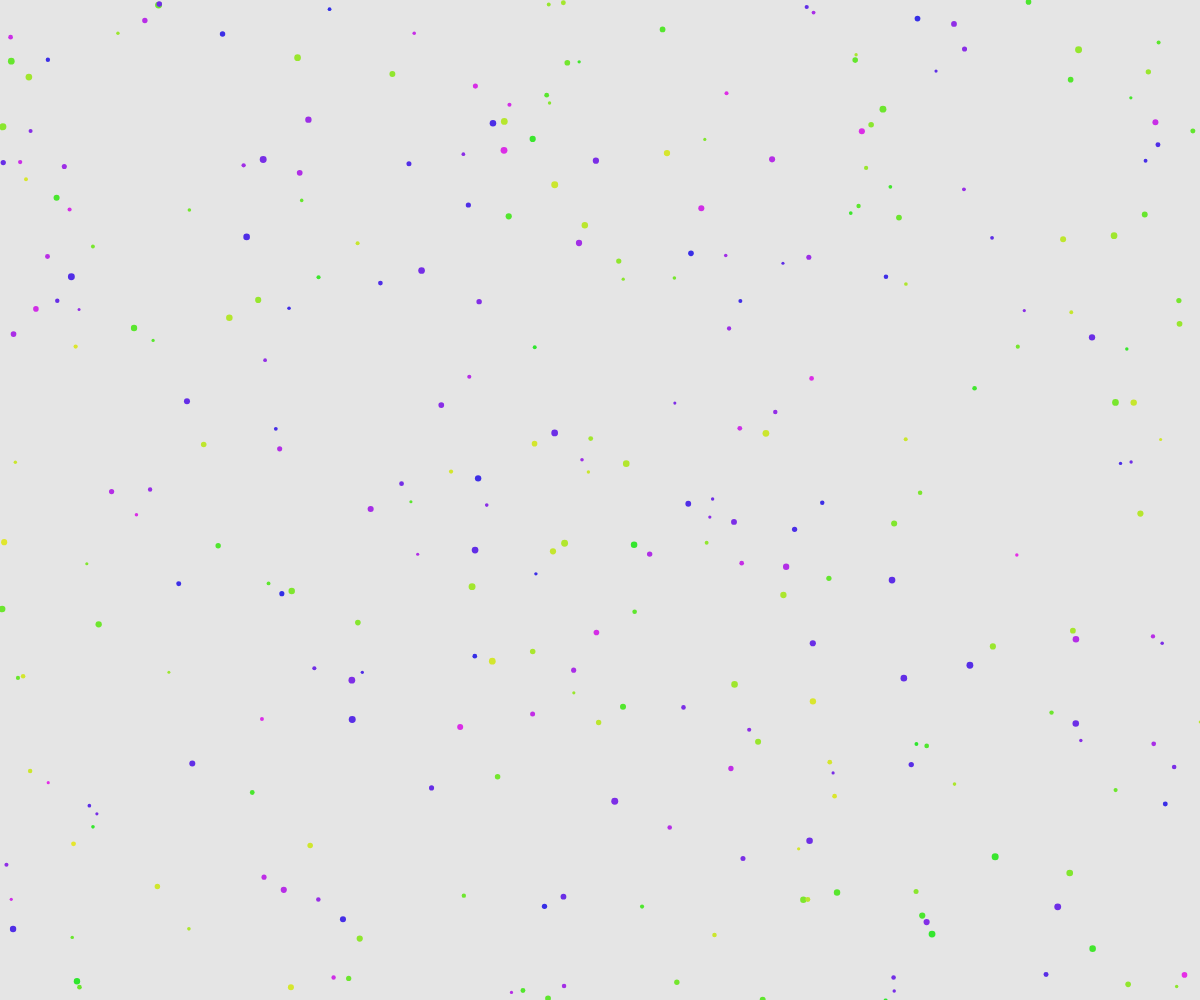
Frame 1 (no input)
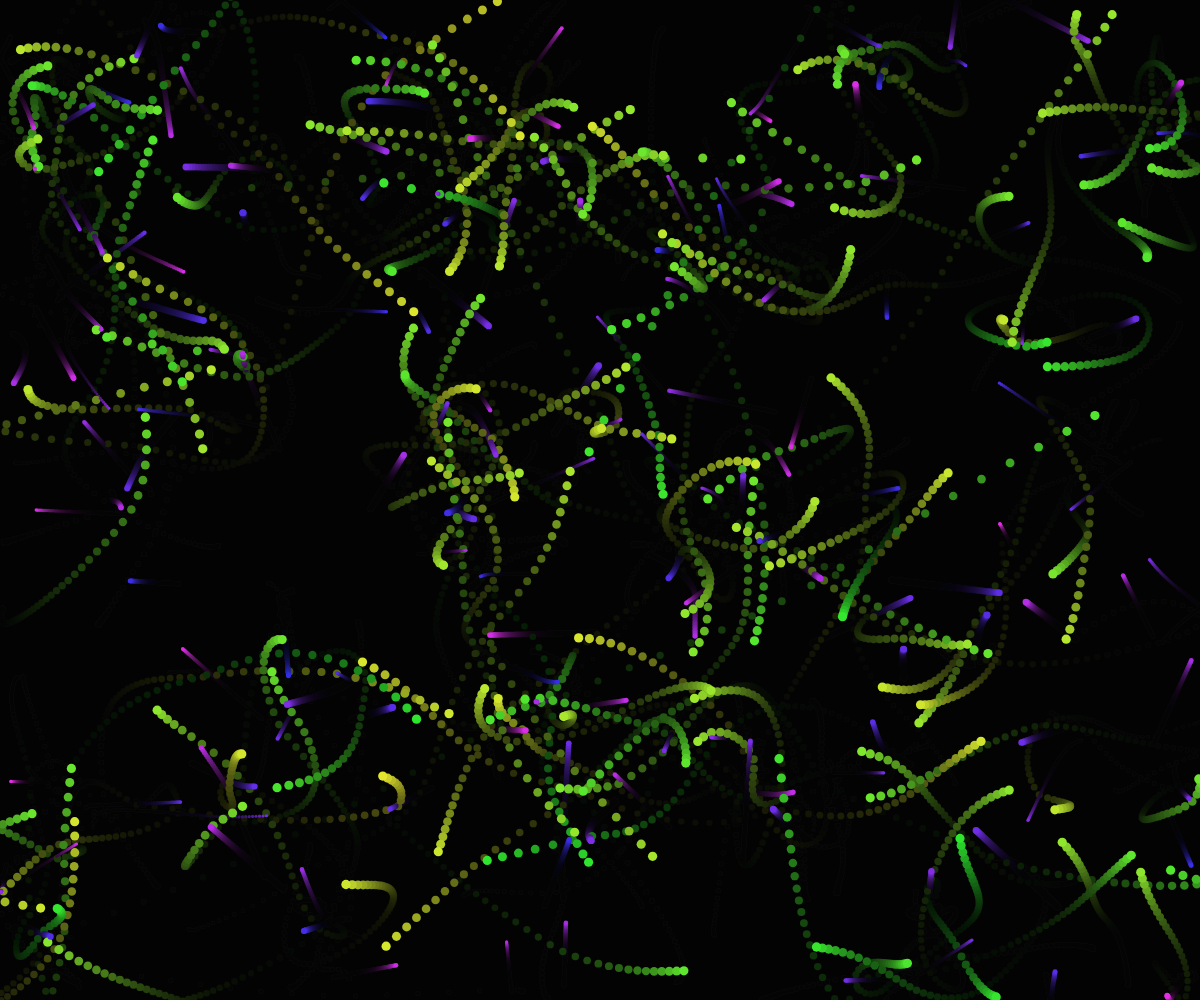
Frame 60 (no input)
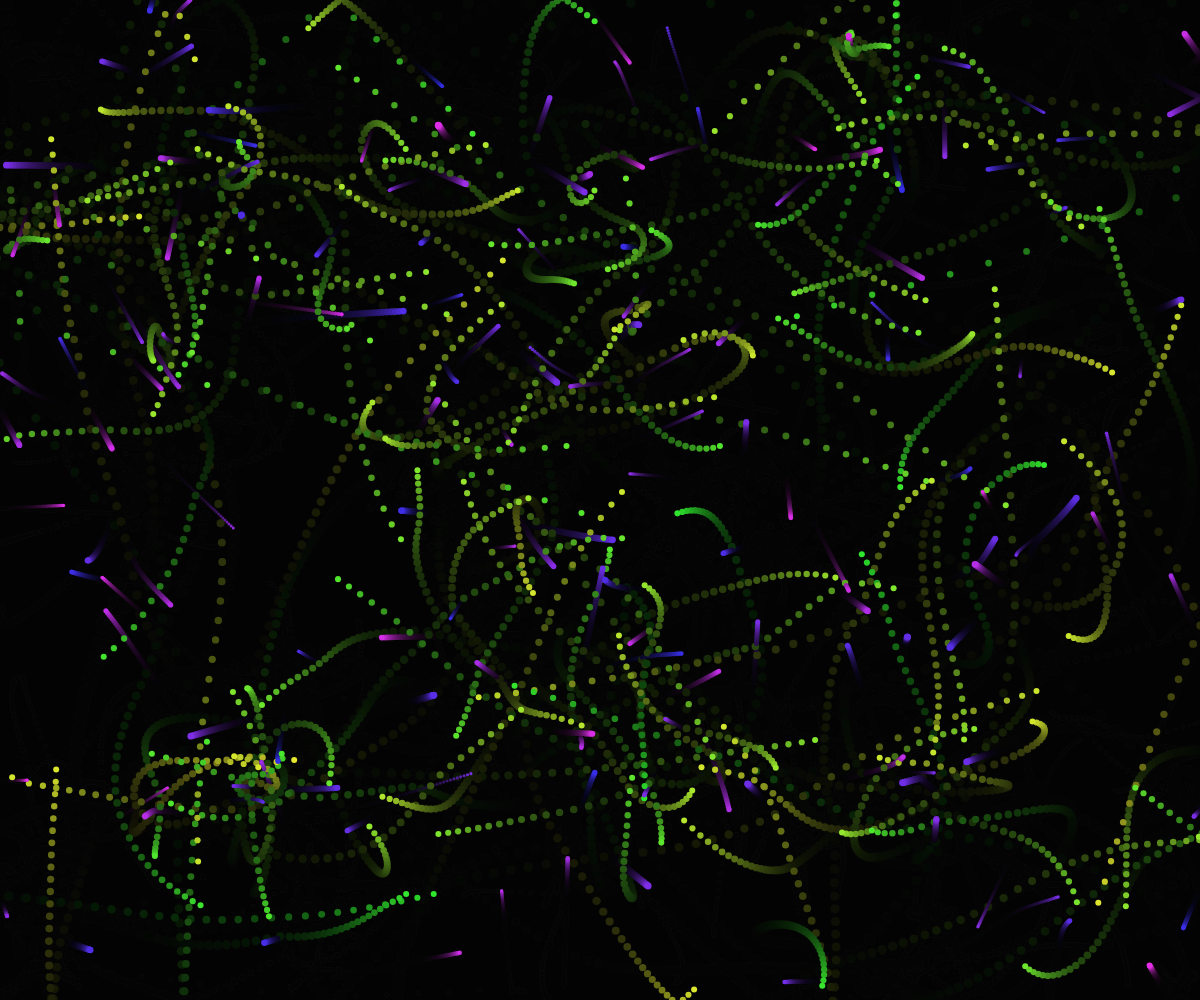
Frame 120 (the mouse pressed at the canvas centre since frame 60)

The p5.js sketch that drew these frames (run headless with seeded random() and noise() and a simulated clock; from frame 60 on, the mouse is pressed at the canvas centre):

// p5.js sketch
// ── sketch.js
let particles1 = [];
let particles2 = [];
let pulseSpeed = 0;
let pulseDirection = 1;

class Particle {
  constructor(x, y, color, size) {
    this.pos = createVector(x, y);
    this.vel = p5.Vector.random2D().mult(random(0.5, 2));
    this.color = color;
    this.size = size;
    this.targetSize = size;
  }

  update() {
    // Apply velocity
    this.pos.add(this.vel);

    // Bounce off edges
    if (this.pos.x < 0 || this.pos.x > width) this.vel.x *= -1;
    if (this.pos.y < 0 || this.pos.y > height) this.vel.y *= -1;

    // Slowly approach target size for pulsing effect
    this.size += (this.targetSize - this.size) * 0.05;
  }

  display() {
    fill(this.color);
    noStroke();
    ellipse(this.pos.x, this.pos.y, this.size);
  }

  // Repel from other particles in same group
  repel(other) {
    let d = dist(this.pos.x, this.pos.y, other.pos.x, other.pos.y);
    if (d < 50 && d > 0) {
      let force = p5.Vector.sub(this.pos, other.pos);
      force.normalize();
      force.div(d); // Stronger force at closer distances
      this.vel.add(force);
    }
  }

  // Attract to particles in the other group
  attract(other) {
    let d = dist(this.pos.x, this.pos.y, other.pos.x, other.pos.y);
    if (d < 150 && d > 0) {
      let force = p5.Vector.sub(other.pos, this.pos);
      force.normalize();
      force.mult(0.2 / (d * 0.01)); // Attraction decreases with distance
      this.vel.add(force);
    }
  }
}

function setup() {
  createCanvas(windowWidth, windowHeight);
  colorMode(HSB, 360, 100, 100, 1);

  for (let i = 0; i < 150; i++) {
    particles1.push(new Particle(random(width), random(height),
      color(random(60, 120), 80, 90),
      random(3, 7)));
  }

  for (let i = 0; i < 150; i++) {
    particles2.push(new Particle(random(width), random(height),
      color(random(240, 300), 80, 90),
      random(3, 7)));
  }
}

function draw() {
  background(0, 0, 0, 0.1); // Semi-transparent background for trail effect

  // Update and display particles
  for (let p of particles1) {
    p.update();
    p.display();
  }

  for (let p of particles2) {
    p.update();
    p.display();
  }

  // Apply interactions between groups
  for (let p1 of particles1) {
    for (let p2 of particles2) {
      p1.attract(p2);
    }
  }

  // Apply interactions within each group
  for (let i = 0; i < particles1.length; i++) {
    for (let j = i + 1; j < particles1.length; j++) {
      particles1[i].repel(particles1[j]);
    }
  }

  for (let i = 0; i < particles2.length; i++) {
    for (let j = i + 1; j < particles2.length; j++) {
      particles2[i].repel(particles2[j]);
    }
  }

  // Pulsing effect on one group
  pulseSpeed += 0.05 * pulseDirection;
  if (pulseSpeed > 3 || pulseSpeed < 0) {
    pulseDirection *= -1;
  }

  for (let p of particles1) {
    p.targetSize = map(pulseSpeed, 0, 3, 3, 12);
  }
}

function windowResized() {
  resizeCanvas(windowWidth, windowHeight);
}
